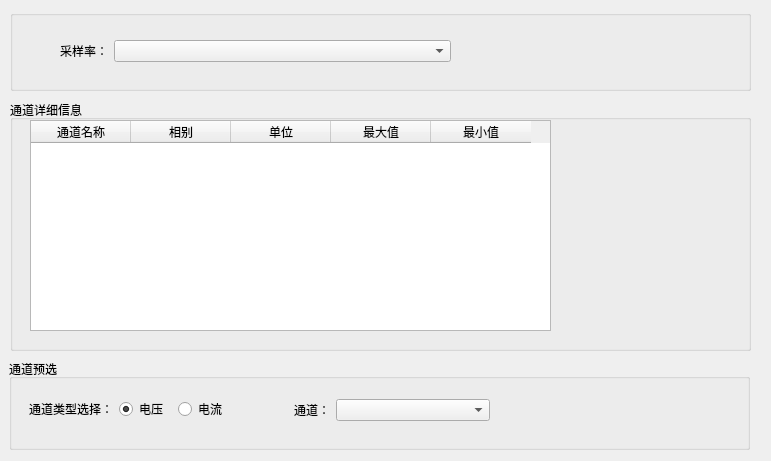
<?xml version="1.0" encoding="UTF-8"?>
<ui version="4.0">
 <class>ChannelWidget</class>
 <widget class="QWidget" name="ChannelWidget">
  <property name="geometry">
   <rect>
    <x>0</x>
    <y>0</y>
    <width>771</width>
    <height>461</height>
   </rect>
  </property>
  <property name="windowTitle">
   <string>Form</string>
  </property>
  <widget class="QGroupBox" name="groupBox">
   <property name="geometry">
    <rect>
     <x>10</x>
     <y>10</y>
     <width>741</width>
     <height>81</height>
    </rect>
   </property>
   <property name="title">
    <string/>
   </property>
   <widget class="QWidget" name="">
    <property name="geometry">
     <rect>
      <x>30</x>
      <y>30</y>
      <width>411</width>
      <height>22</height>
     </rect>
    </property>
    <layout class="QHBoxLayout" name="horizontalLayout" stretch="1,5">
     <item>
      <widget class="QLabel" name="label">
       <property name="text">
        <string>采样率：</string>
       </property>
       <property name="alignment">
        <set>Qt::AlignRight|Qt::AlignTrailing|Qt::AlignVCenter</set>
       </property>
      </widget>
     </item>
     <item>
      <widget class="QComboBox" name="comboBox"/>
     </item>
    </layout>
   </widget>
  </widget>
  <widget class="QGroupBox" name="groupBox_2">
   <property name="geometry">
    <rect>
     <x>10</x>
     <y>100</y>
     <width>741</width>
     <height>251</height>
    </rect>
   </property>
   <property name="title">
    <string>通道详细信息</string>
   </property>
   <widget class="QTableWidget" name="tableWidget">
    <property name="geometry">
     <rect>
      <x>20</x>
      <y>20</y>
      <width>521</width>
      <height>211</height>
     </rect>
    </property>
    <column>
     <property name="text">
      <string>通道名称</string>
     </property>
    </column>
    <column>
     <property name="text">
      <string>相别</string>
     </property>
    </column>
    <column>
     <property name="text">
      <string>单位</string>
     </property>
    </column>
    <column>
     <property name="text">
      <string>最大值</string>
     </property>
    </column>
    <column>
     <property name="text">
      <string>最小值</string>
     </property>
    </column>
   </widget>
  </widget>
  <widget class="QGroupBox" name="groupBox_3">
   <property name="geometry">
    <rect>
     <x>9</x>
     <y>359</y>
     <width>741</width>
     <height>91</height>
    </rect>
   </property>
   <property name="title">
    <string>通道预选</string>
   </property>
   <widget class="QWidget" name="">
    <property name="geometry">
     <rect>
      <x>20</x>
      <y>40</y>
      <width>201</width>
      <height>20</height>
     </rect>
    </property>
    <layout class="QHBoxLayout" name="horizontalLayout_3" stretch="1,4">
     <item>
      <widget class="QLabel" name="label_2">
       <property name="text">
        <string>通道类型选择：</string>
       </property>
       <property name="alignment">
        <set>Qt::AlignRight|Qt::AlignTrailing|Qt::AlignVCenter</set>
       </property>
      </widget>
     </item>
     <item>
      <layout class="QHBoxLayout" name="horizontalLayout_2">
       <item>
        <widget class="QRadioButton" name="rBtnU">
         <property name="text">
          <string>电压</string>
         </property>
         <property name="checked">
          <bool>true</bool>
         </property>
        </widget>
       </item>
       <item>
        <widget class="QRadioButton" name="rBtnI">
         <property name="text">
          <string>电流</string>
         </property>
        </widget>
       </item>
      </layout>
     </item>
    </layout>
   </widget>
   <widget class="QWidget" name="">
    <property name="geometry">
     <rect>
      <x>270</x>
      <y>40</y>
      <width>211</width>
      <height>22</height>
     </rect>
    </property>
    <layout class="QHBoxLayout" name="horizontalLayout_4" stretch="1,3">
     <item>
      <widget class="QLabel" name="label_3">
       <property name="text">
        <string>通道：</string>
       </property>
       <property name="alignment">
        <set>Qt::AlignRight|Qt::AlignTrailing|Qt::AlignVCenter</set>
       </property>
      </widget>
     </item>
     <item>
      <widget class="QComboBox" name="comboBox_2"/>
     </item>
    </layout>
   </widget>
  </widget>
 </widget>
 <resources/>
 <connections/>
</ui>
